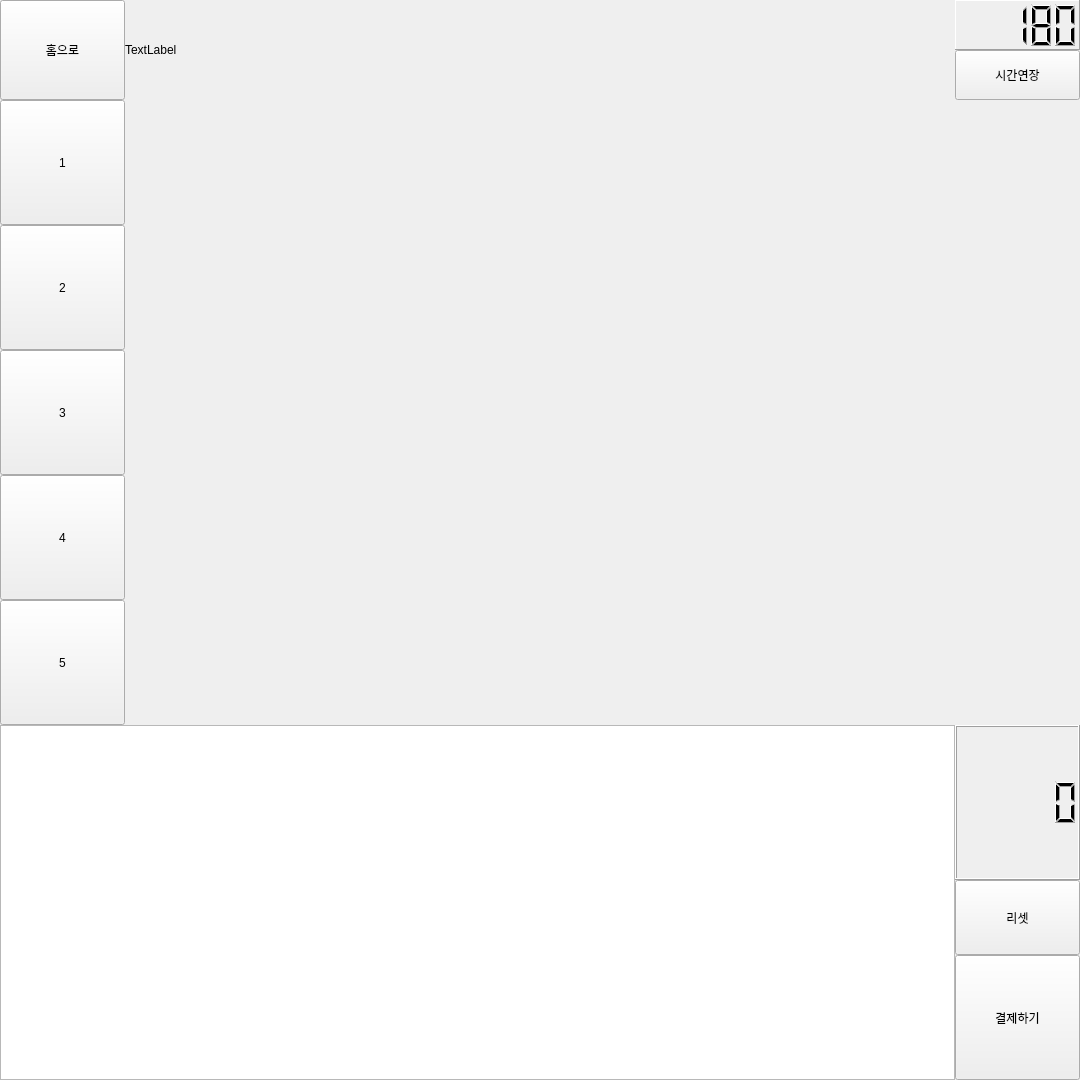
<?xml version="1.0" encoding="UTF-8"?>
<ui version="4.0">
 <class>MainWindow</class>
 <widget class="QMainWindow" name="MainWindow">
  <property name="geometry">
   <rect>
    <x>0</x>
    <y>0</y>
    <width>1080</width>
    <height>1080</height>
   </rect>
  </property>
  <property name="sizePolicy">
   <sizepolicy hsizetype="Minimum" vsizetype="Minimum">
    <horstretch>0</horstretch>
    <verstretch>0</verstretch>
   </sizepolicy>
  </property>
  <property name="minimumSize">
   <size>
    <width>1080</width>
    <height>1080</height>
   </size>
  </property>
  <property name="maximumSize">
   <size>
    <width>16777215</width>
    <height>16777215</height>
   </size>
  </property>
  <property name="windowTitle">
   <string>MainWindow</string>
  </property>
  <widget class="QWidget" name="centralwidget">
   <property name="sizePolicy">
    <sizepolicy hsizetype="Fixed" vsizetype="Fixed">
     <horstretch>0</horstretch>
     <verstretch>0</verstretch>
    </sizepolicy>
   </property>
   <layout class="QGridLayout" name="main_Layout">
    <property name="leftMargin">
     <number>0</number>
    </property>
    <property name="topMargin">
     <number>0</number>
    </property>
    <property name="rightMargin">
     <number>0</number>
    </property>
    <property name="bottomMargin">
     <number>0</number>
    </property>
    <item row="0" column="0">
     <layout class="QGridLayout" name="gridLayout">
      <item row="1" column="0">
       <widget class="QStackedWidget" name="mainPage">
        <property name="sizePolicy">
         <sizepolicy hsizetype="Fixed" vsizetype="Fixed">
          <horstretch>0</horstretch>
          <verstretch>0</verstretch>
         </sizepolicy>
        </property>
        <property name="minimumSize">
         <size>
          <width>1080</width>
          <height>1080</height>
         </size>
        </property>
        <property name="maximumSize">
         <size>
          <width>1080</width>
          <height>1080</height>
         </size>
        </property>
        <property name="currentIndex">
         <number>2</number>
        </property>
        <widget class="QWidget" name="initPage">
         <layout class="QGridLayout" name="gridLayout_5">
          <property name="leftMargin">
           <number>0</number>
          </property>
          <property name="topMargin">
           <number>0</number>
          </property>
          <property name="rightMargin">
           <number>0</number>
          </property>
          <property name="bottomMargin">
           <number>0</number>
          </property>
          <item row="0" column="2">
           <widget class="QPushButton" name="btn_toSelectPage">
            <property name="sizePolicy">
             <sizepolicy hsizetype="Minimum" vsizetype="Minimum">
              <horstretch>0</horstretch>
              <verstretch>0</verstretch>
             </sizepolicy>
            </property>
            <property name="text">
             <string>시작하기</string>
            </property>
           </widget>
          </item>
         </layout>
        </widget>
        <widget class="QWidget" name="selectPage">
         <layout class="QGridLayout" name="gridLayout_4">
          <property name="leftMargin">
           <number>0</number>
          </property>
          <property name="topMargin">
           <number>0</number>
          </property>
          <property name="rightMargin">
           <number>0</number>
          </property>
          <property name="bottomMargin">
           <number>0</number>
          </property>
          <item row="0" column="0">
           <layout class="QVBoxLayout" name="verticalLayout">
            <item>
             <widget class="QPushButton" name="btn_toDefaultMenuPage">
              <property name="sizePolicy">
               <sizepolicy hsizetype="MinimumExpanding" vsizetype="MinimumExpanding">
                <horstretch>0</horstretch>
                <verstretch>0</verstretch>
               </sizepolicy>
              </property>
              <property name="text">
               <string>일반 주문</string>
              </property>
             </widget>
            </item>
            <item>
             <widget class="QPushButton" name="btn_toVoiceOrderPage">
              <property name="sizePolicy">
               <sizepolicy hsizetype="MinimumExpanding" vsizetype="MinimumExpanding">
                <horstretch>0</horstretch>
                <verstretch>0</verstretch>
               </sizepolicy>
              </property>
              <property name="text">
               <string>음성 주문</string>
              </property>
             </widget>
            </item>
           </layout>
          </item>
         </layout>
        </widget>
        <widget class="QWidget" name="defaultMenuPage">
         <layout class="QGridLayout" name="gridLayout_3">
          <property name="leftMargin">
           <number>0</number>
          </property>
          <property name="topMargin">
           <number>0</number>
          </property>
          <property name="rightMargin">
           <number>0</number>
          </property>
          <property name="bottomMargin">
           <number>0</number>
          </property>
          <property name="spacing">
           <number>0</number>
          </property>
          <item row="1" column="3" colspan="3">
           <layout class="QHBoxLayout" name="middle_Layout">
            <property name="spacing">
             <number>0</number>
            </property>
            <item>
             <layout class="QVBoxLayout" name="catalog_List">
              <property name="spacing">
               <number>0</number>
              </property>
              <item>
               <widget class="QPushButton" name="btn_catalog_1">
                <property name="sizePolicy">
                 <sizepolicy hsizetype="Fixed" vsizetype="Fixed">
                  <horstretch>0</horstretch>
                  <verstretch>0</verstretch>
                 </sizepolicy>
                </property>
                <property name="minimumSize">
                 <size>
                  <width>125</width>
                  <height>125</height>
                 </size>
                </property>
                <property name="text">
                 <string>1</string>
                </property>
               </widget>
              </item>
              <item>
               <widget class="QPushButton" name="btn_catalog_2">
                <property name="sizePolicy">
                 <sizepolicy hsizetype="Fixed" vsizetype="Fixed">
                  <horstretch>0</horstretch>
                  <verstretch>0</verstretch>
                 </sizepolicy>
                </property>
                <property name="minimumSize">
                 <size>
                  <width>125</width>
                  <height>125</height>
                 </size>
                </property>
                <property name="text">
                 <string>2</string>
                </property>
               </widget>
              </item>
              <item>
               <widget class="QPushButton" name="btn_catalog_3">
                <property name="sizePolicy">
                 <sizepolicy hsizetype="Fixed" vsizetype="Fixed">
                  <horstretch>0</horstretch>
                  <verstretch>0</verstretch>
                 </sizepolicy>
                </property>
                <property name="minimumSize">
                 <size>
                  <width>125</width>
                  <height>125</height>
                 </size>
                </property>
                <property name="text">
                 <string>3</string>
                </property>
               </widget>
              </item>
              <item>
               <widget class="QPushButton" name="btn_catalog_4">
                <property name="sizePolicy">
                 <sizepolicy hsizetype="Fixed" vsizetype="Fixed">
                  <horstretch>0</horstretch>
                  <verstretch>0</verstretch>
                 </sizepolicy>
                </property>
                <property name="minimumSize">
                 <size>
                  <width>125</width>
                  <height>125</height>
                 </size>
                </property>
                <property name="text">
                 <string>4</string>
                </property>
               </widget>
              </item>
              <item>
               <widget class="QPushButton" name="btn_catalog_5">
                <property name="sizePolicy">
                 <sizepolicy hsizetype="Fixed" vsizetype="Fixed">
                  <horstretch>0</horstretch>
                  <verstretch>0</verstretch>
                 </sizepolicy>
                </property>
                <property name="minimumSize">
                 <size>
                  <width>125</width>
                  <height>125</height>
                 </size>
                </property>
                <property name="text">
                 <string>5</string>
                </property>
               </widget>
              </item>
             </layout>
            </item>
            <item>
             <layout class="QVBoxLayout" name="menu_List">
              <item>
               <widget class="QStackedWidget" name="menuPage">
                <widget class="QWidget" name="page_3"/>
                <widget class="QWidget" name="page_4"/>
               </widget>
              </item>
             </layout>
            </item>
           </layout>
          </item>
          <item row="2" column="3" colspan="3">
           <layout class="QHBoxLayout" name="bottom_Layout">
            <property name="spacing">
             <number>0</number>
            </property>
            <item>
             <widget class="QTableWidget" name="table_shoppingCart"/>
            </item>
            <item>
             <layout class="QVBoxLayout" name="PricePurchase_Layout">
              <property name="spacing">
               <number>0</number>
              </property>
              <item>
               <widget class="QLCDNumber" name="lcd_Price">
                <property name="sizePolicy">
                 <sizepolicy hsizetype="Fixed" vsizetype="MinimumExpanding">
                  <horstretch>0</horstretch>
                  <verstretch>0</verstretch>
                 </sizepolicy>
                </property>
                <property name="minimumSize">
                 <size>
                  <width>125</width>
                  <height>50</height>
                 </size>
                </property>
               </widget>
              </item>
              <item>
               <widget class="QPushButton" name="btn_resetShoppingCart">
                <property name="minimumSize">
                 <size>
                  <width>125</width>
                  <height>75</height>
                 </size>
                </property>
                <property name="text">
                 <string>리셋</string>
                </property>
               </widget>
              </item>
              <item>
               <widget class="QPushButton" name="btn_toCheckOrderPage">
                <property name="sizePolicy">
                 <sizepolicy hsizetype="Fixed" vsizetype="Fixed">
                  <horstretch>0</horstretch>
                  <verstretch>0</verstretch>
                 </sizepolicy>
                </property>
                <property name="minimumSize">
                 <size>
                  <width>125</width>
                  <height>125</height>
                 </size>
                </property>
                <property name="text">
                 <string>결제하기</string>
                </property>
               </widget>
              </item>
             </layout>
            </item>
           </layout>
          </item>
          <item row="0" column="3" colspan="3">
           <layout class="QHBoxLayout" name="top_Layout">
            <property name="spacing">
             <number>0</number>
            </property>
            <item>
             <layout class="QHBoxLayout" name="horizontalLayout">
              <item>
               <widget class="QPushButton" name="btn_toInitPage">
                <property name="sizePolicy">
                 <sizepolicy hsizetype="Fixed" vsizetype="Fixed">
                  <horstretch>0</horstretch>
                  <verstretch>0</verstretch>
                 </sizepolicy>
                </property>
                <property name="minimumSize">
                 <size>
                  <width>125</width>
                  <height>100</height>
                 </size>
                </property>
                <property name="text">
                 <string>홈으로</string>
                </property>
               </widget>
              </item>
              <item>
               <widget class="QLabel" name="label">
                <property name="sizePolicy">
                 <sizepolicy hsizetype="Expanding" vsizetype="Fixed">
                  <horstretch>0</horstretch>
                  <verstretch>0</verstretch>
                 </sizepolicy>
                </property>
                <property name="minimumSize">
                 <size>
                  <width>0</width>
                  <height>100</height>
                 </size>
                </property>
                <property name="text">
                 <string>TextLabel</string>
                </property>
               </widget>
              </item>
             </layout>
            </item>
            <item>
             <layout class="QVBoxLayout" name="verticalLayout_2">
              <property name="spacing">
               <number>0</number>
              </property>
              <property name="sizeConstraint">
               <enum>QLayout::SetDefaultConstraint</enum>
              </property>
              <item>
               <widget class="QLCDNumber" name="lcd_Timer">
                <property name="sizePolicy">
                 <sizepolicy hsizetype="Fixed" vsizetype="Fixed">
                  <horstretch>0</horstretch>
                  <verstretch>0</verstretch>
                 </sizepolicy>
                </property>
                <property name="minimumSize">
                 <size>
                  <width>125</width>
                  <height>50</height>
                 </size>
                </property>
                <property name="frameShape">
                 <enum>QFrame::Panel</enum>
                </property>
                <property name="lineWidth">
                 <number>1</number>
                </property>
                <property name="midLineWidth">
                 <number>0</number>
                </property>
                <property name="intValue" stdset="0">
                 <number>180</number>
                </property>
               </widget>
              </item>
              <item>
               <widget class="QPushButton" name="timer_addTime">
                <property name="sizePolicy">
                 <sizepolicy hsizetype="Fixed" vsizetype="Fixed">
                  <horstretch>0</horstretch>
                  <verstretch>0</verstretch>
                 </sizepolicy>
                </property>
                <property name="minimumSize">
                 <size>
                  <width>125</width>
                  <height>50</height>
                 </size>
                </property>
                <property name="text">
                 <string>시간연장</string>
                </property>
               </widget>
              </item>
             </layout>
            </item>
           </layout>
          </item>
         </layout>
        </widget>
        <widget class="QWidget" name="voiceOrderPage">
         <widget class="QTextBrowser" name="textBrowser">
          <property name="geometry">
           <rect>
            <x>9</x>
            <y>9</y>
            <width>256</width>
            <height>192</height>
           </rect>
          </property>
          <property name="html">
           <string>&lt;!DOCTYPE HTML PUBLIC &quot;-//W3C//DTD HTML 4.0//EN&quot; &quot;http://www.w3.org/TR/REC-html40/strict.dtd&quot;&gt;
&lt;html&gt;&lt;head&gt;&lt;meta name=&quot;qrichtext&quot; content=&quot;1&quot; /&gt;&lt;style type=&quot;text/css&quot;&gt;
p, li { white-space: pre-wrap; }
&lt;/style&gt;&lt;/head&gt;&lt;body style=&quot; font-family:'Gulim'; font-size:9pt; font-weight:400; font-style:normal;&quot;&gt;
&lt;p align=&quot;center&quot; style=&quot; margin-top:0px; margin-bottom:0px; margin-left:0px; margin-right:0px; -qt-block-indent:0; text-indent:0px;&quot;&gt;음성주문Page&lt;/p&gt;
&lt;p align=&quot;center&quot; style=&quot; margin-top:0px; margin-bottom:0px; margin-left:0px; margin-right:0px; -qt-block-indent:0; text-indent:0px;&quot;&gt;voiceOrderPage&lt;/p&gt;&lt;/body&gt;&lt;/html&gt;</string>
          </property>
         </widget>
         <widget class="QPushButton" name="pushButton_2">
          <property name="geometry">
           <rect>
            <x>340</x>
            <y>20</y>
            <width>151</width>
            <height>141</height>
           </rect>
          </property>
          <property name="text">
           <string/>
          </property>
         </widget>
        </widget>
       </widget>
      </item>
     </layout>
    </item>
   </layout>
  </widget>
 </widget>
 <resources/>
 <connections>
  <connection>
   <sender>pushButton_2</sender>
   <signal>clicked()</signal>
   <receiver>MainWindow</receiver>
   <slot>mainPage_toInit()</slot>
   <hints>
    <hint type="sourcelabel">
     <x>398</x>
     <y>67</y>
    </hint>
    <hint type="destinationlabel">
     <x>748</x>
     <y>101</y>
    </hint>
   </hints>
  </connection>
  <connection>
   <sender>btn_toSelectPage</sender>
   <signal>clicked()</signal>
   <receiver>MainWindow</receiver>
   <slot>mainPage_toSelect()</slot>
   <hints>
    <hint type="sourcelabel">
     <x>100</x>
     <y>30</y>
    </hint>
    <hint type="destinationlabel">
     <x>759</x>
     <y>200</y>
    </hint>
   </hints>
  </connection>
  <connection>
   <sender>btn_toCheckOrderPage</sender>
   <signal>clicked()</signal>
   <receiver>MainWindow</receiver>
   <slot>popup_checkOrder()</slot>
   <hints>
    <hint type="sourcelabel">
     <x>1078</x>
     <y>1078</y>
    </hint>
    <hint type="destinationlabel">
     <x>717</x>
     <y>743</y>
    </hint>
   </hints>
  </connection>
  <connection>
   <sender>btn_toInitPage</sender>
   <signal>clicked()</signal>
   <receiver>MainWindow</receiver>
   <slot>mainPage_toInit()</slot>
   <hints>
    <hint type="sourcelabel">
     <x>41</x>
     <y>41</y>
    </hint>
    <hint type="destinationlabel">
     <x>-93</x>
     <y>41</y>
    </hint>
   </hints>
  </connection>
  <connection>
   <sender>btn_toDefaultMenuPage</sender>
   <signal>clicked()</signal>
   <receiver>MainWindow</receiver>
   <slot>mainPage_toDefault()</slot>
   <hints>
    <hint type="sourcelabel">
     <x>99</x>
     <y>12</y>
    </hint>
    <hint type="destinationlabel">
     <x>736</x>
     <y>194</y>
    </hint>
   </hints>
  </connection>
  <connection>
   <sender>btn_toVoiceOrderPage</sender>
   <signal>clicked()</signal>
   <receiver>MainWindow</receiver>
   <slot>mainPage_toVoice()</slot>
   <hints>
    <hint type="sourcelabel">
     <x>100</x>
     <y>30</y>
    </hint>
    <hint type="destinationlabel">
     <x>701</x>
     <y>509</y>
    </hint>
   </hints>
  </connection>
  <connection>
   <sender>timer_addTime</sender>
   <signal>clicked()</signal>
   <receiver>MainWindow</receiver>
   <slot>add_timer()</slot>
   <hints>
    <hint type="sourcelabel">
     <x>1008</x>
     <y>81</y>
    </hint>
    <hint type="destinationlabel">
     <x>1100</x>
     <y>163</y>
    </hint>
   </hints>
  </connection>
 </connections>
 <slots>
  <slot>mainPage_toInit()</slot>
  <slot>mainPage_toSelect()</slot>
  <slot>mainPage_toDefault()</slot>
  <slot>mainPage_toVoice()</slot>
  <slot>popup_checkOrder()</slot>
  <slot>add_timer()</slot>
 </slots>
</ui>
